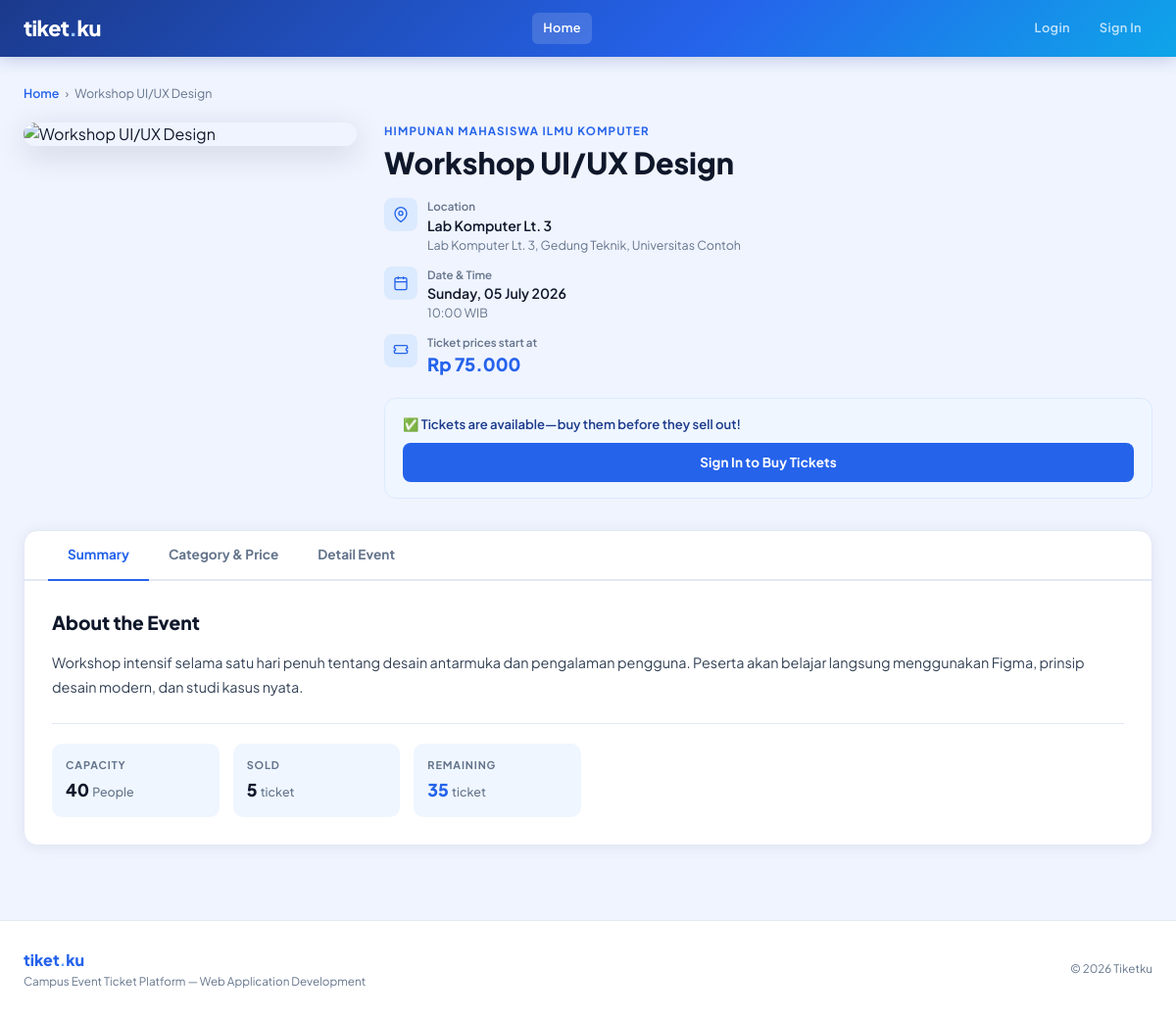
The page /public/index.php?controller=event&action=detail&id=3 on the database its author committed.
### tables this page shows
CREATE TABLE `events` (
  `id` int(11) NOT NULL,
  `name` varchar(150) NOT NULL,
  `event_date` datetime NOT NULL,
  `venue` varchar(200) DEFAULT NULL,
  `description` text DEFAULT NULL,
  `image_url` varchar(500) DEFAULT NULL,
  `location_detail` varchar(300) DEFAULT NULL,
  `capacity` int(11) DEFAULT 0,
  `price` decimal(10,2) DEFAULT NULL,
  `organizer_id` int(11) NOT NULL,
  `created_at` timestamp NOT NULL DEFAULT current_timestamp()
);

CREATE TABLE `organizers` (
  `id` int(11) NOT NULL,
  `name` varchar(100) NOT NULL,
  `contact_email` varchar(100) DEFAULT NULL
);

### controllers/EventController.php (called while the page is built, shortened)
<?php
require_once __DIR__ . '/../models/Event.php';
class EventController {
    private $event;
    public function __construct($db) {
        $this->event     = new Event($db);
    }
    public function detail() {
        $this->event->id = $_GET['id'];
        if (!$this->event->readOne()) {
            header("Location: /event_ticketing/public/index.php?controller=event&action=index");
            exit;
        }
        $event      = $this->event;
        require_once __DIR__ . '/../views/events/detail.php';
    }
}
?>

### models/Event.php (called while the page is built, shortened)
<?php
class Event {
    private $conn;
    private $table_name = "events";
    public $id;
    public function __construct($db) {
        $this->conn = $db;
    }
    public function readOne() {
        $query = "SELECT e.*, o.name as organizer_name
                  FROM " . $this->table_name . " e
                  LEFT JOIN organizers o ON e.organizer_id = o.id
                  WHERE e.id = ? LIMIT 0,1";
        $stmt = $this->conn->prepare($query);
        $stmt->bindParam(1, $this->id);
        $stmt->execute();
        $row = $stmt->fetch(PDO::FETCH_ASSOC);
        if ($row) {
            $this->name            = $row['name'];
            $this->event_date      = $row['event_date'];
            $this->venue           = $row['venue'];
            $this->description     = $row['description']     ?? '';
            $this->image_url       = $row['image_url']       ?? '';
            $this->location_detail = $row['location_detail'] ?? '';
            $this->capacity        = $row['capacity'];
            $this->price           = $row['price'];
            $this->organizer_name  = $row['organizer_name'];
            return true;
        }
        return false;
    }
    public function getConfirmedTicketsCount() {
        $query = "SELECT COALESCE(SUM(qty), 0) as count FROM tickets
                WHERE event_id = ? AND status IN ('confirmed', 'pending')";
        $stmt  = $this->conn->prepare($query);
        $stmt->bindParam(1, $this->id);
        $stmt->execute();
        $row = $stmt->fetch(PDO::FETCH_ASSOC);
        return $row['count'];
    }
}
?>

### views/events/detail.php (the view, shortened to what this page needs)
<?php ob_start();
$img = !empty($event->image_url) ? $event->image_url
     : 'https://images.unsplash.com/photo-1540575467063-178a50c2df87?w=900&q=80';
$tab = $_GET['tab'] ?? 'ringkasan';
?>
<div style="display:flex;align-items:center;gap:6px;margin-bottom:20px;font-size:0.78rem;color:var(--muted);">
    <a href="?controller=event&action=index" style="color:var(--blue-mid);text-decoration:none;font-weight:600;">Home</a>
    <span>›</span>
    <span><?= htmlspecialchars($event->name) ?></span>
</div>
<div style="display:flex;gap:28px;align-items:flex-start;flex-wrap:wrap;margin-bottom:32px;">
    <div style="flex:0 0 auto;width:340px;max-width:100%;">
        <div style="border-radius:14px;overflow:hidden;box-shadow:0 8px 32px rgba(15,23,42,0.15);">
            <img src="<?= htmlspecialchars($img) ?>"
                 alt="<?= htmlspecialchars($event->name) ?>"
                 style="width:100%;display:block;object-fit:cover;max-height:380px;"
                 onerror="this.src='https://images.unsplash.com/photo-1540575467063-178a50c2df87?w=600&q=70'">
        </div>
    </div>
    <div style="flex:1;min-width:260px;">
        <p style="font-size:0.72rem;font-weight:700;letter-spacing:0.1em;text-transform:uppercase;color:var(--blue-mid);margin-bottom:6px;"><?= htmlspecialchars($event->organizer_name ?? '') ?></p>
        <h1 style="font-size:1.9rem;font-weight:800;color:var(--ink);line-height:1.2;margin-bottom:18px;"><?= htmlspecialchars($event->name) ?></h1>
        <div style="display:flex;flex-direction:column;gap:12px;margin-bottom:20px;">
            <div style="display:flex;align-items:flex-start;gap:10px;">
                <div style="width:34px;height:34px;border-radius:8px;background:var(--blue-pale);display:flex;align-items:center;justify-content:center;flex-shrink:0;">
                    <svg width="16" height="16" viewBox="0 0 24 24" fill="none" stroke="var(--blue-mid)" stroke-width="2"><path d="M21 10c0 7-9 13-9 13s-9-6-9-13a9 9 0 0118 0z"/><circle cx="12" cy="10" r="3"/></svg>
                </div>
                <div>
                    <p style="font-size:0.72rem;color:var(--muted);font-weight:600;">Location</p>
                    <p style="font-size:0.88rem;color:var(--ink);font-weight:600;"><?= htmlspecialchars($event->venue) ?></p>
                    <?php if (!empty($event->location_detail)): ?>
                    <p style="font-size:0.78rem;color:var(--muted);"><?= htmlspecialchars($event->location_detail) ?></p>
                    <?php endif; ?>
                </div>
            </div>
            <div style="display:flex;align-items:flex-start;gap:10px;">
                <div style="width:34px;height:34px;border-radius:8px;background:var(--blue-pale);display:flex;align-items:center;justify-content:center;flex-shrink:0;">
                    <svg width="16" height="16" viewBox="0 0 24 24" fill="none" stroke="var(--blue-mid)" stroke-width="2"><rect x="3" y="4" width="18" height="18" rx="2"/><line x1="16" y1="2" x2="16" y2="6"/><line x1="8" y1="2" x2="8" y2="6"/><line x1="3" y1="10" x2="21" y2="10"/></svg>
                </div>
                <div>
                    <p style="font-size:0.72rem;color:var(--muted);font-weight:600;">Date & Time</p>
                    <p style="font-size:0.88rem;color:var(--ink);font-weight:600;"><?= date('l, d F Y', strtotime($event->event_date)) ?></p>
                    <p style="font-size:0.78rem;color:var(--muted);"><?= date('H:i', strtotime($event->event_date)) ?> WIB</p>
                </div>
            </div>
            <div style="display:flex;align-items:flex-start;gap:10px;">
                <div style="width:34px;height:34px;border-radius:8px;background:var(--blue-pale);display:flex;align-items:center;justify-content:center;flex-shrink:0;">
                    <svg width="16" height="16" viewBox="0 0 24 24" fill="none" stroke="var(--blue-mid)" stroke-width="2"><path d="M2 6a2 2 0 012-2h16a2 2 0 012 2v2a2 2 0 100 4v2a2 2 0 01-2 2H4a2 2 0 01-2-2v-2a2 2 0 100-4V6z"/></svg>
                </div>
                <div>
                    <p style="font-size:0.72rem;color:var(--muted);font-weight:600;">Ticket prices start at</p>
                    <p style="font-size:1.15rem;font-weight:800;color:var(--blue-mid);">Rp <?= number_format($event->price,0,',','.') ?></p>
                </div>
            </div>
        </div>
        <div style="background:var(--blue-xpale);border:1.5px solid var(--blue-pale);border-radius:12px;padding:16px 18px;">
            <?php
            $soldFromTickets = $event->getConfirmedTicketsCount();
            $totalSold  = $soldFromTickets;
            $remaining  = $event->capacity - $soldFromTickets;
            ?>
            <p style="font-size:0.82rem;color:var(--blue-deep);font-weight:600;margin-bottom:10px;">
                <?= $remaining > 0 ? "✅ Tickets are available—buy them before they sell out!" : "🚫 Tickets are sold out!" ?>
            </p>
            <?php if ($remaining <= 0): ?>
                <button disabled style="width:100%;padding:10px;background:#CBD5E1;color:#94A3B8;border:none;border-radius:8px;font-weight:700;font-size:0.9rem;cursor:not-allowed;">
                    🚫 Tickets are sold out
                </button>
            <?php elseif (isset($_SESSION['user_id'])): ?>
                <a href="?controller=ticket&action=create&event_id=<?= $event->id ?>" class="btn-primary" style="width:100%;justify-content:center;padding:10px;">
                    Buy tickets now
                </a>
            <?php else: ?>
                <a href="?controller=auth&action=login" class="btn-primary" style="width:100%;justify-content:center;padding:10px;">
                    Sign In to Buy Tickets
                </a>
            <?php endif; ?>
        </div>
    </div>
</div>
<div style="background:#fff;border-radius:14px;border:1px solid var(--border);overflow:hidden;box-shadow:var(--shadow-card);">
    <div style="padding:0 24px;border-bottom:2px solid var(--border);">
        <div style="display:flex;gap:0;">
            <?php foreach (['ringkasan'=>'Summary','kategori'=>'Category &amp; Price','detail'=>'Detail Event'] as $key => $label): ?>
            <button onclick="switchTab('<?= $key ?>')"
                id="tab-btn-<?= $key ?>"
                style="padding:14px 20px;font-size:0.85rem;font-weight:700;border:none;background:transparent;cursor:pointer;border-bottom:2.5px solid transparent;margin-bottom:-2px;color:var(--muted);transition:all 0.18s;white-space:nowrap;<?= $tab===$key?'color:var(--blue-mid);border-bottom-color:var(--blue-mid);':'' ?>">
                <?= $label ?>
            </button>
            <?php endforeach; ?>
        </div>
    </div>
    <div style="padding:28px;">
        <div id="panel-ringkasan" style="display:<?= $tab==='ringkasan'?'block':'none' ?>;">
            <h2 style="font-size:1.2rem;font-weight:800;color:var(--ink);margin-bottom:14px;">About the Event</h2>
            <?php if (!empty($event->description)): ?>
            <p style="color:var(--ink-soft);font-size:0.9rem;line-height:1.75;"><?= nl2br(htmlspecialchars($event->description)) ?></p>
            <?php else: ?>
            <p style="color:var(--muted);font-size:0.88rem;">Event description not yet available.</p>
            <?php endif; ?>
            <div style="display:grid;grid-template-columns:repeat(auto-fill,minmax(160px,1fr));gap:14px;margin-top:24px;padding-top:20px;border-top:1px solid var(--border);">
                <div style="background:var(--blue-xpale);border-radius:10px;padding:14px;">
                    <p style="font-size:0.68rem;font-weight:700;letter-spacing:0.08em;text-transform:uppercase;color:var(--muted);margin-bottom:4px;">Capacity</p>
                    <p style="font-size:1.1rem;font-weight:800;color:var(--ink);"><?= number_format($event->capacity) ?> <span style="font-size:0.78rem;font-weight:500;color:var(--muted);">People</span></p>
                </div>
                <div style="background:var(--blue-xpale);border-radius:10px;padding:14px;">
                    <p style="font-size:0.68rem;font-weight:700;letter-spacing:0.08em;text-transform:uppercase;color:var(--muted);margin-bottom:4px;">Sold</p>
                    <p style="font-size:1.1rem;font-weight:800;color:var(--ink);"><?= $totalSold ?> <span style="font-size:0.78rem;font-weight:500;color:var(--muted);">ticket</span></p>
                </div>
                <div style="background:var(--blue-xpale);border-radius:10px;padding:14px;">
                    <p style="font-size:0.68rem;font-weight:700;letter-spacing:0.08em;text-transform:uppercase;color:var(--muted);margin-bottom:4px;">Remaining</p>
                    <p style="font-size:1.1rem;font-weight:800;color:<?= $remaining>0?'var(--blue-mid)':'var(--danger)' ?>;"><?= $remaining ?> <span style="font-size:0.78rem;font-weight:500;color:var(--muted);">ticket</span></p>
                </div>
            </div>
        </div>
    </div>
</div>
<?php $content = ob_get_clean(); require_once __DIR__ . '/../layouts/main.php'; ?>

### views/layouts/main.php (style rules this page uses)
:root { --white: #FFFFFF; --bg: #F0F4FF; --bg-card: #FFFFFF; --border: #E2E8F4; --blue-deep: #1B3A8C; --blue-mid: #2563EB; --blue-soft: #3B82F6; --blue-light: #60A5FA; --blue-pale: #DBEAFE; --blue-xpale: #EFF6FF; --cyan: #0EA5E9; --ink: #0F172A; --ink-soft: #334155; --muted: #64748B; --muted-light: #94A3B8; --success: #10B981; --warning: #F59E0B; --danger: #EF4444; --grad-main: linear-gradient(135deg, #1B3A8C 0%, #2563EB 60%, #0EA5E9 100%); --grad-card: linear-gradient(135deg, #1e40af 0%, #3b82f6 100%); --shadow-blue: 0 4px 20px rgba(37,99,235,0.18); --shadow-card: 0 2px 16px rgba(15,23,42,0.07); }
*, *::before, *::after { box-sizing: border-box; margin: 0; padding: 0; }
html { height: 100%; }
body { font-family: 'Plus Jakarta Sans', sans-serif; background: var(--bg); color: var(--ink); min-height: 100vh; display: flex; flex-direction: column; }
.btn-primary { background: var(--blue-mid); color: #fff; padding: 0.55rem 1.3rem; border-radius: 8px; font-weight: 700; font-size: 0.84rem; border: none; cursor: pointer; text-decoration: none; display: inline-flex; align-items: center; gap: 6px; transition: all 0.18s; letter-spacing: 0.01em; }

### rows shown on the page
events: name "Workshop UI/UX Design", organizer.name "HIMPUNAN MAHASISWA ILMU KOMPUTER", venue "Lab Komputer Lt. 3", location_detail "Lab Komputer Lt. 3, Gedung Teknik, Universitas Contoh", event_date "Sunday, 05 July 2026", event_date "10:00", price "75.000", description "Workshop intensif selama satu hari penuh tentang desain antarmuka dan pengalaman pengguna. Peserta akan belajar langsung menggunakan Figma, prinsip desain modern, dan studi kasus nyata.", capacity "40"

### other values the page prints
$label "Summary"
$label "Category & Price"
$label "Detail Event"
$totalSold "5"
$remaining "35"
